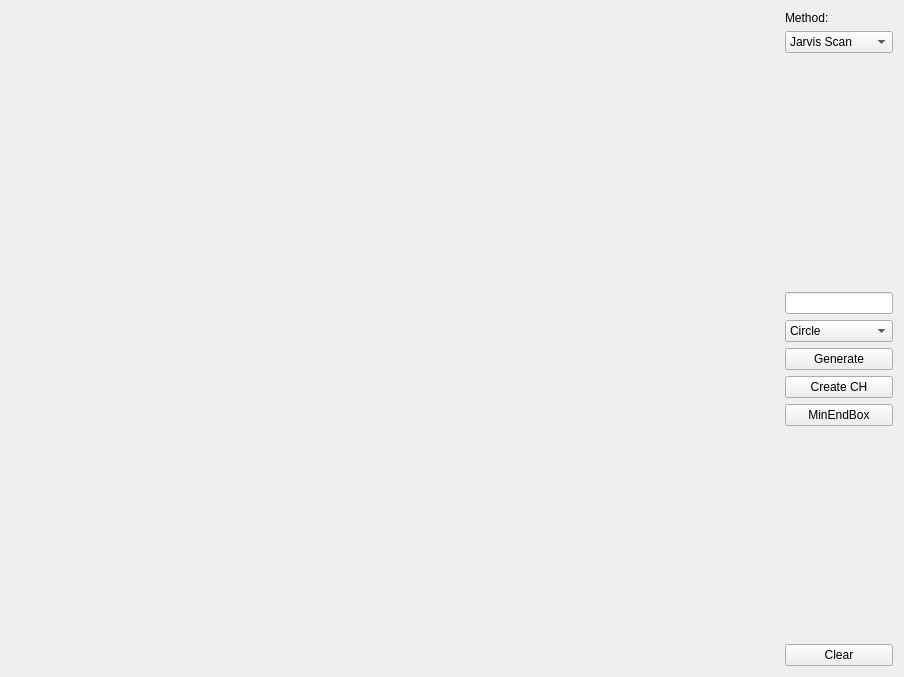
<?xml version="1.0" encoding="UTF-8"?>
<ui version="4.0">
 <class>Widget</class>
 <widget class="QWidget" name="Widget">
  <property name="geometry">
   <rect>
    <x>0</x>
    <y>0</y>
    <width>904</width>
    <height>677</height>
   </rect>
  </property>
  <property name="windowTitle">
   <string>Widget</string>
  </property>
  <layout class="QHBoxLayout" name="horizontalLayout">
   <item>
    <widget class="Draw" name="Canvas" native="true">
     <property name="sizePolicy">
      <sizepolicy hsizetype="Preferred" vsizetype="Preferred">
       <horstretch>1</horstretch>
       <verstretch>1</verstretch>
      </sizepolicy>
     </property>
    </widget>
   </item>
   <item>
    <layout class="QVBoxLayout" name="verticalLayout">
     <item>
      <widget class="QLabel" name="label">
       <property name="text">
        <string>Method:</string>
       </property>
      </widget>
     </item>
     <item>
      <widget class="QComboBox" name="comboBox">
       <item>
        <property name="text">
         <string>Jarvis Scan</string>
        </property>
       </item>
       <item>
        <property name="text">
         <string>QHull</string>
        </property>
       </item>
       <item>
        <property name="text">
         <string>Sweep Line</string>
        </property>
       </item>
      </widget>
     </item>
     <item>
      <spacer name="verticalSpacer">
       <property name="orientation">
        <enum>Qt::Vertical</enum>
       </property>
       <property name="sizeHint" stdset="0">
        <size>
         <width>20</width>
         <height>100</height>
        </size>
       </property>
      </spacer>
     </item>
     <item>
      <widget class="QLabel" name="time">
       <property name="text">
        <string/>
       </property>
      </widget>
     </item>
     <item>
      <widget class="QLineEdit" name="n_points"/>
     </item>
     <item>
      <widget class="QComboBox" name="comboBox_2">
       <property name="sizePolicy">
        <sizepolicy hsizetype="Preferred" vsizetype="Fixed">
         <horstretch>0</horstretch>
         <verstretch>0</verstretch>
        </sizepolicy>
       </property>
       <property name="sizeAdjustPolicy">
        <enum>QComboBox::AdjustToContentsOnFirstShow</enum>
       </property>
       <item>
        <property name="text">
         <string>Circle</string>
        </property>
       </item>
       <item>
        <property name="text">
         <string>Square</string>
        </property>
       </item>
       <item>
        <property name="text">
         <string>Eclipse</string>
        </property>
       </item>
       <item>
        <property name="text">
         <string>StarShape</string>
        </property>
       </item>
       <item>
        <property name="text">
         <string>Random</string>
        </property>
       </item>
       <item>
        <property name="text">
         <string>Grid</string>
        </property>
       </item>
      </widget>
     </item>
     <item>
      <widget class="QPushButton" name="generate">
       <property name="text">
        <string>Generate</string>
       </property>
      </widget>
     </item>
     <item>
      <widget class="QPushButton" name="pushButton">
       <property name="text">
        <string>Create CH</string>
       </property>
      </widget>
     </item>
     <item>
      <widget class="QPushButton" name="minimumAreaEnclosingBox">
       <property name="text">
        <string>MinEndBox</string>
       </property>
      </widget>
     </item>
     <item>
      <spacer name="verticalSpacer_2">
       <property name="orientation">
        <enum>Qt::Vertical</enum>
       </property>
       <property name="sizeHint" stdset="0">
        <size>
         <width>20</width>
         <height>40</height>
        </size>
       </property>
      </spacer>
     </item>
     <item>
      <widget class="QPushButton" name="pushButton_2">
       <property name="text">
        <string>Clear</string>
       </property>
      </widget>
     </item>
    </layout>
   </item>
  </layout>
 </widget>
 <layoutdefault spacing="6" margin="11"/>
 <customwidgets>
  <customwidget>
   <class>Draw</class>
   <extends>QWidget</extends>
   <header location="global">draw.h</header>
   <container>1</container>
  </customwidget>
 </customwidgets>
 <resources/>
 <connections/>
</ui>
